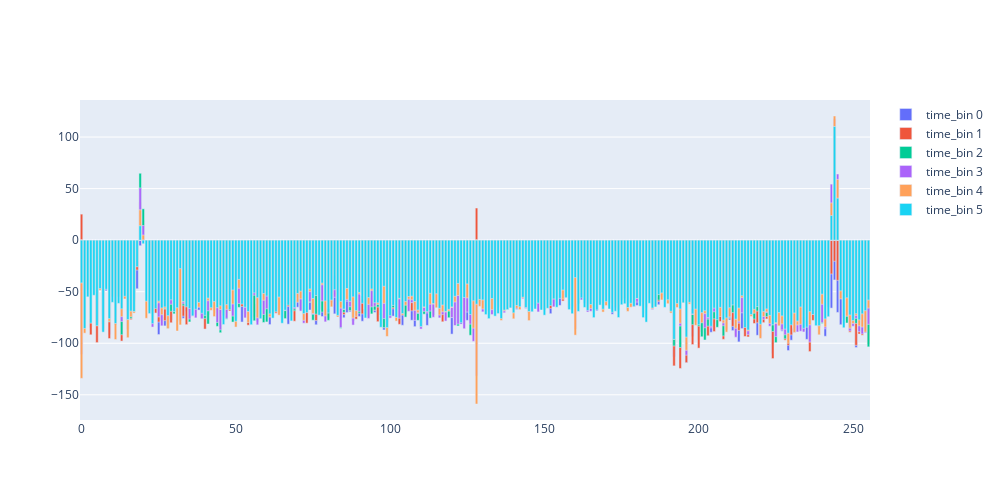

The notebook cell saved with this chart:
### Code cell
entry = 645
# Create an empty figure
fig_l = go.Figure()

plot_peaks_finding(fig_l, entry, "srs_prerecon_y", 'URWELLY')
fig_l.update_layout(autosize=False, width=1000, height=500)
#fig_l.update_layout(showlegend=False)
fig_l.show()

### Figure 1 — Plotly figure (JSON) as saved in the notebook; plotly's stock layout.template omitted (floating-point values rounded to 4 significant figures; data arrays with more than 128 entries replaced by an {"elided": "..."} marker saying what was removed)
{"data": [{"name": "time_bin 0", "x": {"elided": "256 int values"}, "y": {"elided": "256 float values"}, "type": "bar"}, {"name": "time_bin 1", "x": {"elided": "256 int values"}, "y": {"elided": "256 float values"}, "type": "bar"}, {"name": "time_bin 2", "x": {"elided": "256 int values"}, "y": {"elided": "256 float values"}, "type": "bar"}, {"name": "time_bin 3", "x": {"elided": "256 int values"}, "y": {"elided": "256 float values"}, "type": "bar"}, {"name": "time_bin 4", "x": {"elided": "256 int values"}, "y": {"elided": "256 float values"}, "type": "bar"}, {"name": "time_bin 5", "x": {"elided": "256 int values"}, "y": {"elided": "256 float values"}, "type": "bar"}], "layout": {"barmode": "overlay", "autosize": false, "width": 1000, "height": 500}}
